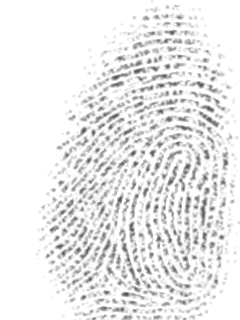
#> input picture notebooks/102_8.tif, 240 x 320 px
$ python -i preprocessing.py   (imports and definitions only)
#> lines starting #> are read from the running program, lines starting #| are printed output that depends on the picture; after the words box and inside, x2 and y2 are one past the last pixel; in counts of white or black regions, pixels touching at a corner belong together
#> further down, picture is the input picture: shape (320, 240); min 82, max 255, mean 235
import cv2 as cv
import numpy as np


def get_second_derivative(im, ksize=3):
    """

    Args:
        im: image
        ksize: odd int
            kernel size
    Function for getting second derivatives

    Returns: ndarray, ndarray, ndarray
    Function returns dxdx, dxdy and dydy derivatives
    """
    gxx = cv.Sobel(im, cv.CV_64F, 2, 0, ksize=ksize)
    gxy = cv.Sobel(im, cv.CV_64F, 1, 1, ksize=ksize)
    gyy = cv.Sobel(im, cv.CV_64F, 0, 2, ksize=ksize)

    return gxx, gxy, gyy


def coherence_filter(im, sigma = 15, str_sigma=15, blend=0.5, n_iter=5):
    """

    Args:
        im: image
        sigma: odd int
            kernel size for derivatives
        str_sigma: odd int
            kernel size for Eigen values and vectors
        blend: float [0, ... ,1]
            blend coefficient
        n_iter: int
            count of iterations
    Function makes coherence filter on image

    Returns: ndarray
    Function returns filtered image
    """
#> called with sigma = 15, str_sigma = 15, blend = 0.5, n_iter = 1
    h, w = im.shape[:2]
#> h = 320; w = 240

    for i in range(n_iter):
        eigen = cv.cornerEigenValsAndVecs(im, str_sigma, 3)
        eigen = eigen.reshape(h, w, 3, 2)  # [[e1, e2], v1, v2]

        x, y = eigen[:,:,1,0], eigen[:, :, 1, 1]

        gxx, gxy, gyy = get_second_derivative(im, sigma)
        gvv = x*x*gxx + 2*x*y*gxy + y*y*gyy

        m = gvv < 0

        ero = cv.erode(im, None)
        dil = cv.dilate(im, None)
        im1 = ero
        im1[m] = dil[m]
        im = np.uint8(im*(1.0 - blend) + im1*blend)
#> this loop made 1 pass
#> pass 1, in coherence_filter, `x, y = eigen[:,:,1,0], eigen[:, :, 1, 1]`:
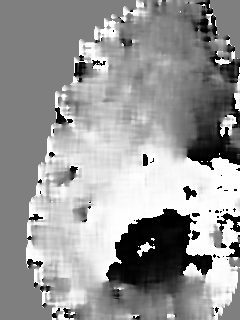
#> x: shape (320, 240) float32; min -1, max 1, mean 0.193; drawn with min black and max white
#> pass 1, in coherence_filter, `x, y = eigen[:,:,1,0], eigen[:, :, 1, 1]`:
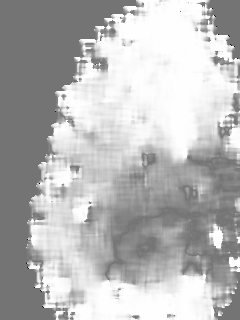
#> y: shape (320, 240) float32; min -0.838, max 1, mean 0.48; drawn with min black and max white
#> pass 1, in get_second_derivative, `gxx = cv.Sobel(im, cv.CV_64F, 2, 0, ksize=ksize)`:
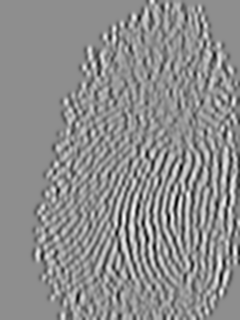
#> gxx: shape (320, 240) float64; min -1.58e+09, max 1.25e+09, mean -493292.8; drawn with min black and max white
#> pass 1, in get_second_derivative, `gxy = cv.Sobel(im, cv.CV_64F, 1, 1, ksize=ksize)`:
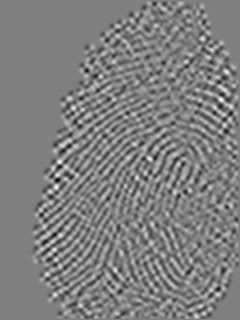
#> gxy: shape (320, 240) float64; min -961472596, max 959242264, mean 0; drawn with min black and max white
#> after the loop:
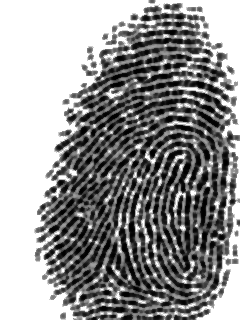
#> im: shape (320, 240); min 0, max 255, mean 149.5
#> after the loop:
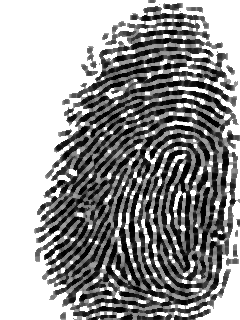
#> im1: shape (320, 240); min 0, max 255, mean 152.7

    return im


def preproc_image(im, ksize=3, n_iter=1, blend=0.5):
    """

    Args:
        im: image
        ksize: odd int
            kernel size for Gaussian blur
        n_iter: int
            count of iterations
        blend: float [0, ... ,1]
            blend coefficient
    Preprocessing function of fingerprint image.
    Preprocessing stages:
        1) Gaussian blur
        2) Histogramm equalization
        3) Coherence filter
        4) Adaptive threshold (Otsu threshold?)

    Returns: ndarray
    Function returns
    """

    gaus_im = cv.GaussianBlur(im, (ksize,)*2, -1)
    eqhist_im = cv.equalizeHist(gaus_im)
    coh_im = coherence_filter(eqhist_im, n_iter=n_iter, blend=blend)
    #thresh = cv.threshold(coh_im, 0, 255, cv.THRESH_OTSU)[1]
    thresh = cv.adaptiveThreshold(coh_im, 255, cv.ADAPTIVE_THRESH_MEAN_C, cv.THRESH_BINARY, 31, 0)
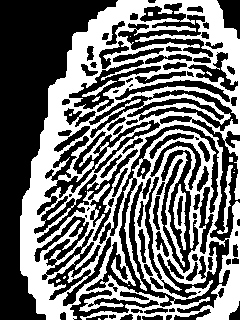
#> thresh: shape (320, 240); 43.9% white; 20 white regions (13 under 20 px), largest, box (x1, y1, x2, y2) and area: (20, 0, 240, 320) 32792, (173, 184, 186, 250) 389, (217, 165, 233, 234) 278

    return thresh

>>> import cv2
>>> picture = cv2.imread('../102_8.tif', cv2.IMREAD_GRAYSCALE)
>>> result = preproc_image(picture)
